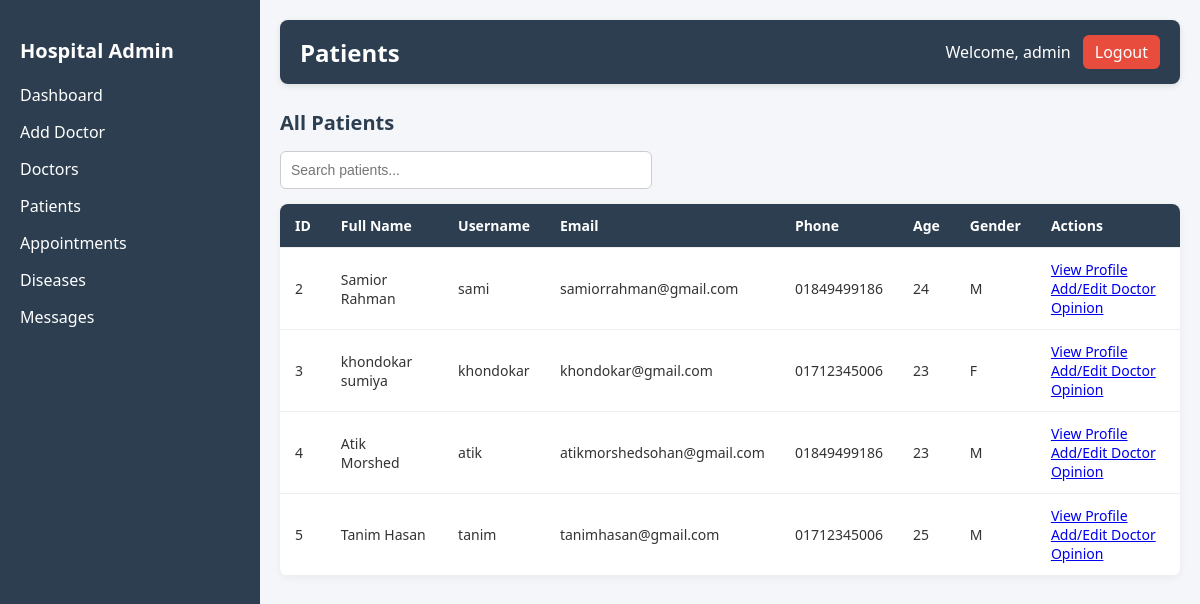
The app's page /custom_admin/patients/ (signed in), older data.
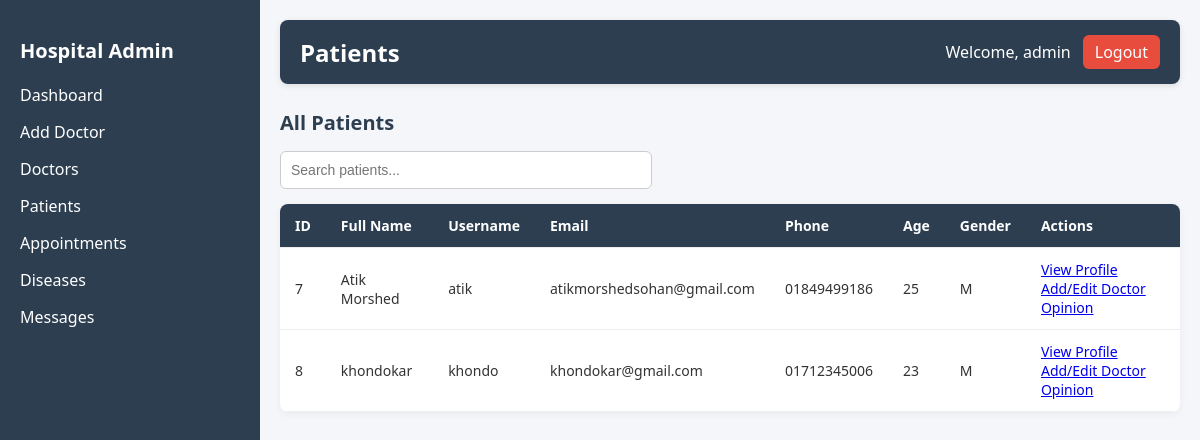
The same page, newer data.
### main_app/models.py (models this page shows, shortened)
class User(AbstractUser):
    full_name = models.CharField(max_length=150)
    phone = models.CharField(max_length=15)
    nid = models.CharField(max_length=20)
    age = models.IntegerField(blank=True, null=True)
    gender = models.CharField(max_length=10)
    is_admin = models.BooleanField(default=False)

### custom_admin/views.py (the view)
# urls.py: path("patients/", views.patient_list, name="patient_list"),
@login_required
def patient_list(request):
    patients = User.objects.filter(is_admin=False, is_superuser=False, is_staff=False).order_by("id")
    return render(request, "patient_list.html", {"patients": patients})

### custom_admin/templates/patient_list.html (shortened to what this page needs)
{% load static %}
<!DOCTYPE html>
<html lang="en">
  <head>
    <link rel="stylesheet" href="{% static 'css/patient_list.css' %}" />
  </head>
  <body>
    {% include 'sidder_part.html' %}
    <div class="main-content">
      <header>
        <h1>Patients</h1>
        <div class="user-info">
          <span>Welcome, {{ request.user.username }}</span>
          <a href="{% url 'logout' %}" class="logout-btn">Logout</a>
        </div>
      </header>
      <section class="table-section">
        <h2>All Patients</h2>
        <input
          type="text"
          id="searchInput"
          placeholder="Search patients..."
          onkeyup="filterPatients()"
        />
        <table id="patientsTable">
          <thead>
            <tr>
              <th>ID</th>
              <th>Full Name</th>
              <th>Username</th>
              <th>Email</th>
              <th>Phone</th>
              <th>Age</th>
              <th>Gender</th>
              <th>Actions</th>
            </tr>
          </thead>
          <tbody>
            {% for patient in patients %}
            <tr>
              <td>{{ patient.id }}</td>
              <td>{{ patient.full_name }}</td>
              <td>{{ patient.username }}</td>
              <td>{{ patient.email }}</td>
              <td>{{ patient.phone }}</td>
              <td>{{ patient.age }}</td>
              <td>{{ patient.gender }}</td>
              <td>
                <a
                  href="{% url 'custom_admin:patient_profile' patient.id %}"
                  class="btn-view"
                >
                  View Profile
                </a>
                <a
                  href="{% url 'custom_admin:update_doctor_opinion' patient.id %}"
                >
                  Add/Edit Doctor Opinion
                </a>
              </td>
            </tr>
            {% empty %}
            <tr>
              <td colspan="8" class="no-data">No patients found.</td>
            </tr>
            {% endfor %}
          </tbody>
        </table>
      </section>
    </div>
  </body>
</html>

Row changes from the older to the newer data that the page shows:
removed User: id "2", full_name "Samior Rahman", username "sami", email "samiorrahman@gmail.com", phone "01849499186", age "24", gender "M"
removed User: id "3", full_name "khondokar sumiya", username "khondokar", email "khondokar@gmail.com", phone "01712345006", age "23", gender "F"
removed User: id "4", full_name "Atik Morshed", username "atik", email "atikmorshedsohan@gmail.com", phone "01849499186", age "23", gender "M"
removed User: id "5", full_name "Tanim Hasan", username "tanim", email "tanimhasan@gmail.com", phone "01712345006", age "25", gender "M"
added User: id "7", full_name "Atik Morshed", username "atik", email "atikmorshedsohan@gmail.com", phone "01849499186", age "25", gender "M"
added User: id "8", full_name "khondokar", username "khondo", email "khondokar@gmail.com", phone "01712345006", age "23", gender "M"
